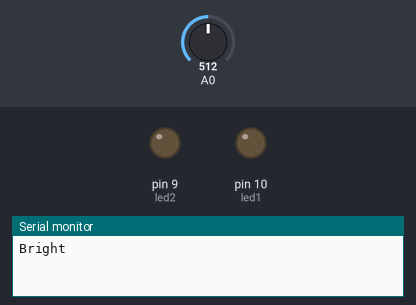
A sketch run on a simulated Arduino Uno, built with avr-gcc and run on an emulated ATmega328P. Parts: output pins drawn as LEDs (lit = HIGH), the last lines printed to the serial monitor. The inputs (shaded band) are chosen by the test bench; at power-on: A0 = 512.

Above: at 1.2 s.
1.3 s: A0 set to 534
2.8 s: A0 set to 560
At 4.1 s:
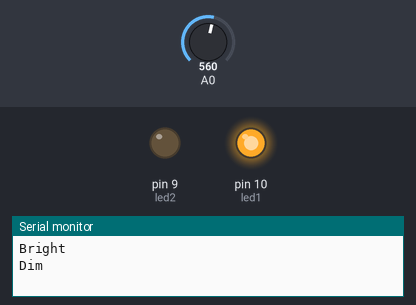
4.4 s: A0 set to 689
5.9 s: A0 set to 716
At 6.9 s:
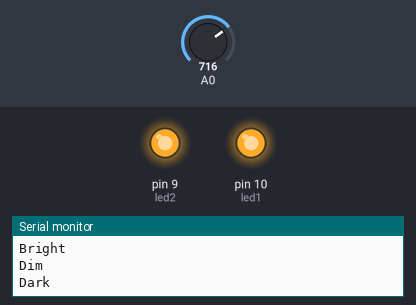
7.5 s: A0 set to 511
At 8.7 s:
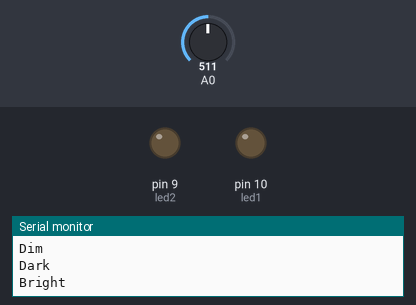
9.0 s: A0 set to 900
At 10.5 s:
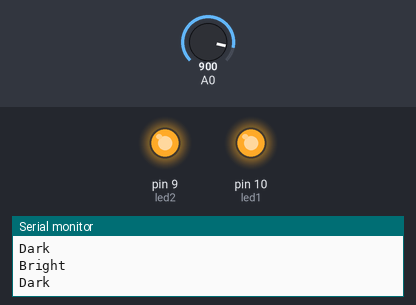
Timing chart, 0 to 11.5 s (numbered marks = the images above; inputs shaded):
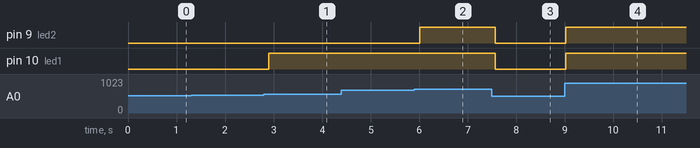

The sketch:

ThreeLevelIndicator.ino
```cpp
const int led1 = 10;
const int led2 = 9;
const int T_DIM = 550;
const int T_DARK = 700;
int lastLevel = -1;

int readLdrAverage(int n) {
  long sum = 0;
  for (int i = 0; i < n; i++) {
    sum += analogRead(A0);
    delay(1);
  }
  return sum / n;
}
void setup() {
  pinMode(led1, OUTPUT);
  pinMode(led2, OUTPUT);
  Serial.begin(9600);
}
void loop() {
  int v = readLdrAverage(10);
  int level;
  if (v <= T_DIM) {
    level = 0;
    digitalWrite(led1, LOW);
    digitalWrite(led2, LOW);
  } else if (v <= T_DARK) {
    level = 1;
    digitalWrite(led1, HIGH);
    digitalWrite(led2, LOW);
  } else {
    level = 2;
    digitalWrite(led1, HIGH);
    digitalWrite(led2, HIGH);
  }
  if (level != lastLevel) {
    if (level == 0) Serial.println("Bright");
    if (level == 1) Serial.println("Dim");
    if (level == 2) Serial.println("Dark");
    lastLevel = level;
  }
  delay(100);
}
```

Measured:
- the behaviour switches between 550 and 551 on A0 (found by bisection; images 0 and 1)
- the behaviour switches between 700 and 701 on A0 (found by bisection; images 1 and 2)
- after the input at 1.3 s, every drawn part: stays the same
- after the input at 2.8 s, pin 10 (led1): LOW → HIGH after 0.10 s
- after the input at 4.4 s, every drawn part: stays the same
- after the input at 5.9 s, pin 9 (led2): LOW → HIGH after 0.12 s
- after the input at 7.5 s, pin 9 (led2), pin 10 (led1): HIGH → LOW after 0.07 s
- after the input at 9.0 s, pin 9 (led2), pin 10 (led1): LOW → HIGH at once
